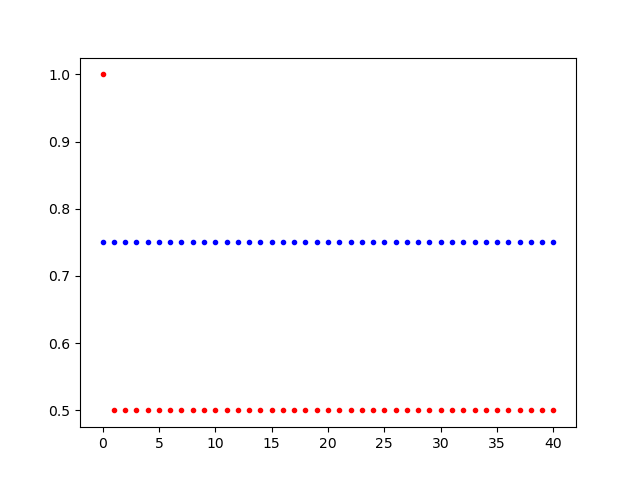

The Python source for this figure:
import uhd
import numpy as np
import matplotlib
from matplotlib import pyplot
import cmath
import scipy
from scipy import signal
from time import sleep


# Create graph
graph = uhd.rfnoc.RfnocGraph("addr=10.10.23.2")

# Create FIR#0 Filter block controller and set the coefficients
fir0 = uhd.rfnoc.FirFilterBlockControl(graph.get_block("0/FIR#0"))
coefficients = [32767, 16384, 16384, 16384, 16384, 16384, 16384, 16384, 16384, 16384, 16384, 16384, 16384, 16384, 16384, 16384, 16384, 16384, 16384, 16384, 16384, 16384, 16384, 16384, 16384, 16384, 16384, 16384, 16384, 16384, 16384, 16384, 16384, 16384, 16384, 16384, 16384, 16384, 16384, 16384, 16384]
fir0.set_coefficients(coefficients)
print(fir0.get_coefficients())

# Create FIR#1 Filter block controller and set the coefficients
fir1 = uhd.rfnoc.FirFilterBlockControl(graph.get_block("0/FIR#1"))
coefficients = [24576, 24576, 24576, 24576, 24576, 24576, 24576, 24576, 24576, 24576, 24576, 24576, 24576, 24576, 24576, 24576, 24576, 24576, 24576, 24576, 24576, 24576, 24576, 24576, 24576, 24576, 24576, 24576, 24576, 24576, 24576, 24576, 24576, 24576, 24576, 24576, 24576, 24576, 24576, 24576, 24576]
fir1.set_coefficients(coefficients)
print(fir1.get_coefficients())

# Create rx and tx streamer
sa = uhd.usrp.StreamArgs('fc32', 'sc16')
sa.args = "spp=128"
rx_streamer = graph.create_rx_streamer(1, sa)
tx_streamer = graph.create_tx_streamer(1, sa)

# Connect graph
graph.connect(tx_streamer, 0, "0/SplitStream#0", 0)
graph.connect("0/SplitStream#0", 0, "0/FIR#0", 0, False)
graph.connect("0/SplitStream#0", 1, "0/FIR#1", 0, False)
graph.connect("0/FIR#0", 0, "0/AddCom#0", 0, False)
graph.connect("0/FIR#1", 0, "0/AddCom#0", 1, False)
graph.connect("0/AddCom#0", 0, rx_streamer, 0)

# Commit blocks
for edge in graph.enumerate_active_connections():
    print(edge.to_string())

graph.commit()

# Create input
input_data = np.zeros((1, 1000), dtype=np.complex64)
input_data[0, 0] = (1.0)

# matplotlib.pyplot.plot(input_data[0].real, 'r', input_data[0].imag, 'b')
# matplotlib.pyplot.show()

# Send data
tx_md = uhd.types.TXMetadata()
tx_md.start_of_burst = True
tx_md.end_of_burst = True
num_sent = tx_streamer.send(input_data, tx_md)
print("{}\n".format(num_sent))

# Receive data
output_data = np.zeros((1, 1000), dtype=np.complex64)
rx_md = uhd.types.RXMetadata()
num_recv = rx_streamer.recv(output_data, rx_md, 1.0)
print("{}\n{}".format(num_recv, rx_md))

# Shows output data - If everything is fine this should show the impulse response which is the array of coefficients of the FIR filter
output_plot = output_data[0, 0:41]
matplotlib.pyplot.plot(output_plot.real, 'r.', output_plot.imag, 'b.')
matplotlib.pyplot.savefig('complex_fir.png')
matplotlib.pyplot.show()